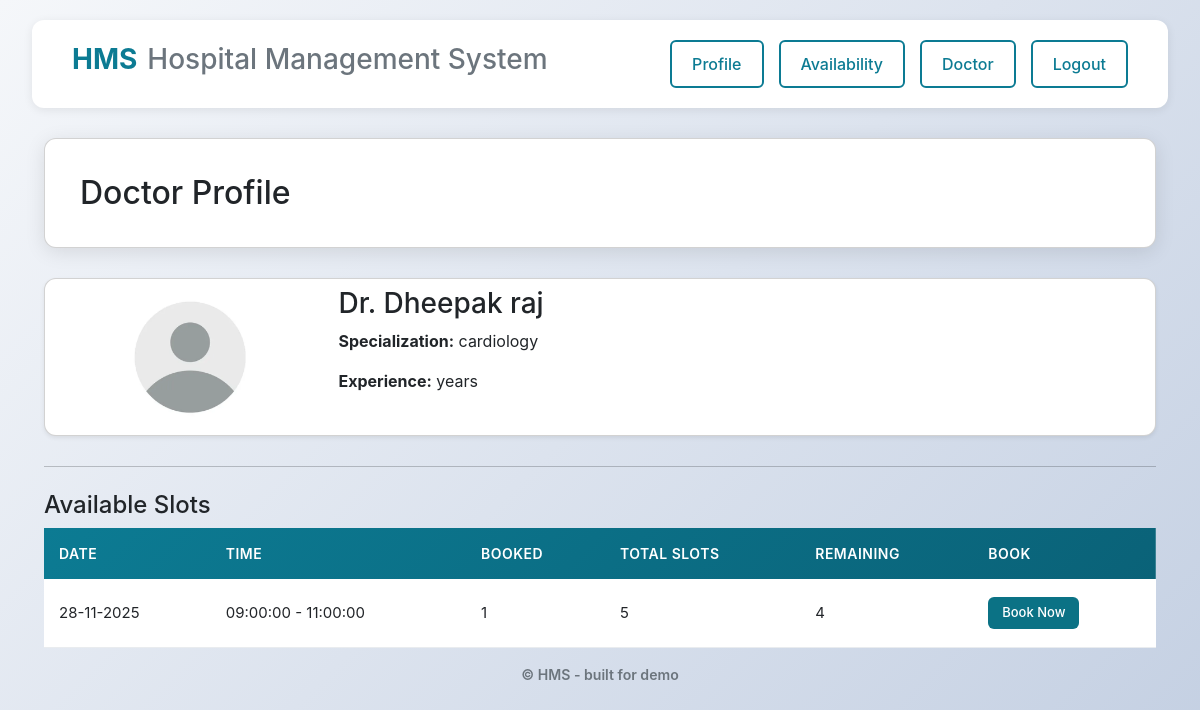
The app's page /doctor/2 (signed in) with its own data.
### app/models.py (models this page shows, shortened)
class User(UserMixin, db.Model):
    id = db.Column(db.Integer, primary_key=True)
    username = db.Column(db.String(64), unique=True, index=True, nullable=False)
    email = db.Column(db.String(120), unique=True, index=True, nullable=False)
    password_hash = db.Column(db.String(128))
    role = db.Column(db.String(20), nullable=False)  # 'admin','doctor','patient'
    created_at = db.Column(db.DateTime, default=datetime.utcnow)
    age = db.Column(db.Integer)
    gender = db.Column(db.String(10))
    first_name = db.Column(db.String(64))
    last_name = db.Column(db.String(64))
    phone = db.Column(db.String(20))
    address = db.Column(db.Text)
    profile_photo = db.Column(db.String(256), nullable=True)  # path under static/uploads/
    doctor = db.relationship('Doctor', back_populates='user', uselist=False)
    patient = db.relationship('Patient', back_populates='user', uselist=False)

class Doctor(db.Model):
    id = db.Column(db.Integer, primary_key=True)
    user_id = db.Column(db.Integer, db.ForeignKey('user.id'), unique=True, nullable=False)
    specialization = db.Column(db.String(100))
    experience_years = db.Column(db.Integer)
    date_of_joining = db.Column(db.Date)
    availability = db.Column(db.Text)
    department_id = db.Column(db.Integer, db.ForeignKey('department.id'))
    user = db.relationship('User', back_populates='doctor')
    department = db.relationship('Department', back_populates='doctors')
    appointments = db.relationship('Appointment', back_populates='doctor')
    availabilities = db.relationship('DoctorAvailability', back_populates='doctor',
                                     cascade='all, delete-orphan', order_by='DoctorAvailability.date,DoctorAvailability.start_time')

class DoctorAvailability(db.Model):
    id = db.Column(db.Integer, primary_key=True)
    doctor_id = db.Column(db.Integer, db.ForeignKey('doctor.id'), nullable=False, index=True)
    date = db.Column(db.Date, nullable=False, index=True)
    start_time = db.Column(db.Time, nullable=False)
    end_time = db.Column(db.Time, nullable=False)
    slot_capacity = db.Column(db.Integer, default=1)   # how many patients allowed in this slot
    status = db.Column(db.String(20), default='open')  # open | blocked
    created_at = db.Column(db.DateTime, default=datetime.utcnow)
    doctor = db.relationship('Doctor', back_populates='availabilities')
    appointments = db.relationship('Appointment', back_populates='availability', cascade='all, delete-orphan')

### app/routes.py (the view)
@app.route("/doctor/<int:id>", methods=["POST","GET"])
@login_required
def doctor_profile(id):
    doc = db.session.get(Doctor, id)
    if not doc:
        abort(404)
    avail_list = DoctorAvailability.query.filter_by(doctor_id=id).all()
    for s in avail_list:
        booked = db.session.scalar(
            db.select(db.func.count())
            .select_from(Appointment)
            .where(
                Appointment.availability_id == s.id,
                Appointment.status != "Cancelled"
            )
        )
        s.booked = booked or 0
    return render_template("doctor_profile.html",
                           doctor=doc,
                           availabilities=avail_list)

### app/models.py (called while the page is built)
@login.user_loader
def load_user(user_id):
    return db.session.get(User, int(user_id))

### app/templates/doctor_profile.html (shortened to what this page needs)
{% extends "base.html" %}
{% block content %}
<link rel="stylesheet" href="{{ url_for('static', filename='css/style_patient.css') }}">
<div class="container mt-4">
    <h2 class="card">Doctor Profile</h2>
    <div class="card shadow-sm p-3">
        <div class="row">
            <div class="col-md-3 text-center">
                <img src="{{ url_for('static', filename=(doctor.user.profile_photo if doctor.user.profile_photo else 'default_profile.png')) }}"
                     class="rounded-circle" width="140" height="140">
            </div>
            <div class="col-md-9">
                <h3>
                    Dr. {{ doctor.user.first_name or doctor.name }}
                    {{ doctor.user.last_name or '' }}
                </h3>
                <p><strong>Specialization:</strong> {{ doctor.specialization }}</p>
                <p><strong>Experience:</strong> {{ doctor.experience }} years</p>
            </div>
        </div>
    </div>
    <hr>
    <h4 class="mt-4">Available Slots</h4>
    {% if availabilities %}
    <table class="table-clean">
        <thead>
            <tr>
                <th>Date</th>
                <th>Time</th>
                <th>Booked</th>
                <th>Total Slots</th>
                <th>Remaining</th>
                <th>Book</th>
            </tr>
        </thead>
        <tbody>
            {% for s in availabilities %}
            <tr>
                <td>{{ s.date.strftime('%d-%m-%Y') }}</td>
                <td>{{ s.start_time }} - {{ s.end_time }}</td>
                <td>{{ s.booked }}</td>
                <td>{{ s.slot_capacity }}</td>
                <td>{{ s.slot_capacity - s.booked }}</td>
                <td>
                    {% if (s.slot_capacity - s.booked) > 0 %}
                        <form method="POST" action="{{ url_for('book_appointment') }}">
                            <button type="submit" class="btn btn-primary btn-sm">
                                Book Now
                            </button>
                        </form>
                    {% else %}
                        <span class="text-danger fw-bold">Full</span>
                    {% endif %}
                </td>
            </tr>
            {% endfor %}
        </tbody>
    </table>
    {% endif %}
</div>
{% endblock %}

### app/static/css/style_common.css (style rules this page uses)
:root { --accent:#0b7285; --accent-2:#146c86; --muted:#6b7280; --card-bg: #ffffff; --page-bg: #f8fbfc; --radius: 10px; --gap: 1rem; --max-width:1200px; }
* { margin: 0; padding: 0; box-sizing: border-box; }
.container { max-width: 1400px; margin: 0 auto; }
body { font-family: -apple-system, BlinkMacSystemFont, 'Segoe UI', Roboto, 'Helvetica Neue', Arial, sans-serif; background: linear-gradient(135deg, #f5f7fa 0%, #c3cfe2 100%); min-height: 100vh; padding: 20px; }
.card { background:var(--card-bg); border-radius:var(--radius); box-shadow: 0 6px 18px rgba(15,23,36,0.06); padding:1rem; }
.card { background: white; border-radius: 12px; box-shadow: 0 4px 20px rgba(0,0,0,0.1); padding: 35px; margin-bottom: 30px; }
table { width: 100%; border-collapse: collapse; background: white; }
thead { background: linear-gradient(135deg, #0c7b93 0%, #0a6278 100%); }
thead th { padding: 15px; text-align: left; font-weight: 600; color: white; font-size: 14px; text-transform: uppercase; letter-spacing: 0.5px; }
tbody td { padding: 18px 15px; border-bottom: 1px solid #e9ecef; color: #222529; font-size: 15px; }
.row { display:flex;flex-wrap:wrap;margin:-0.5rem }

### app/static/css/style_doctor.css (style rules this page uses)
.btn-primary { background: var(--accent); color: white; border: none; padding: 6px 14px; border-radius: 6px; font-size: 13px; cursor: pointer; font-weight: 500; transition: all 0.2s; }

### records on screen
User: user "Dheepak", user "raj"
Doctor: specialization "cardiology"
DoctorAvailability: date "28-11-2025", start_time "09:00:00", end_time "11:00:00", booked "1", slot_capacity "5", s.slot_capacity-s.booked "4"
